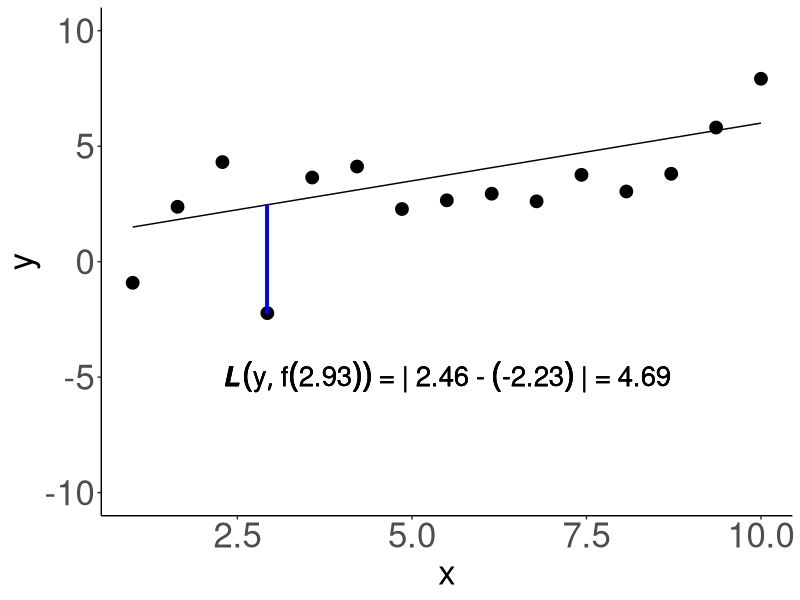
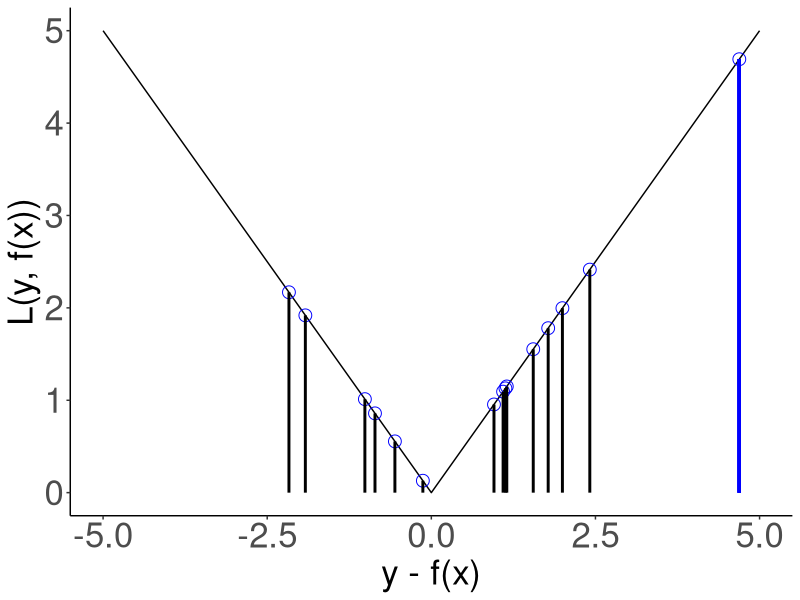
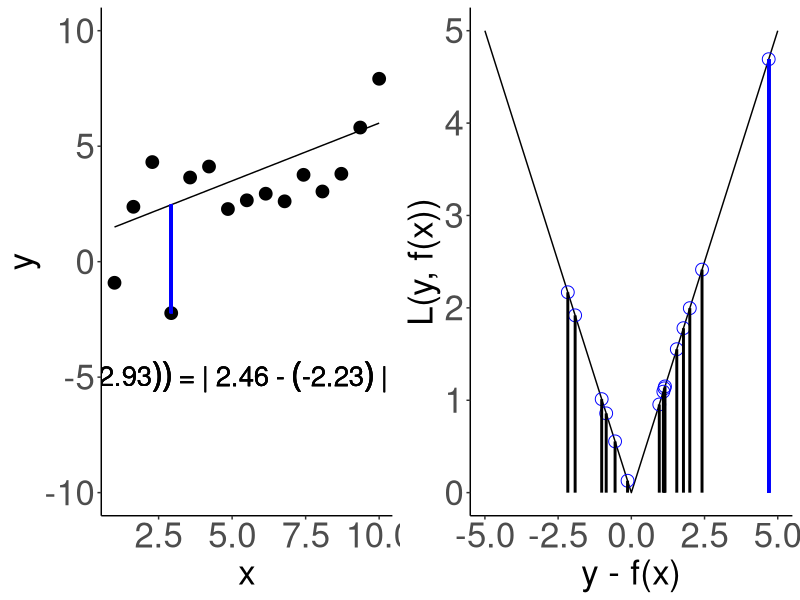

Reproduce these figures in R, in order.
##################################################################
####################Loss in a function ###########################
##################################################################
# Aim: show loss of a single observation

#######
#libraries
library(ggplot2)
library(gridExtra)
library(grid)

#######
# Create sample data
set.seed(1234)

#number of data points
n <- 15

# errors
sd <- 2
eps <- rnorm(n = n , mean = 0, sd = sd)

# x values
x <- seq (1,10,length.out = n)

#linear model 
b0 <- 1
b1 <- 0.5
y <- b0 + b1*x + eps


#####
#perfect model 
model_1 <- b0 + b1*x



 
data <- data.frame(x = x, y = y, model_1 = model_1) 

#calculation
example_oberservation <- 4
loss_example  <- abs(model_1[example_oberservation]-y[example_oberservation])

  
loss_plot <-   ggplot(data = data, mapping = aes(x = x, y=y)) +
    geom_point(size= 4) +
    geom_line (aes(x =x, y= model_1))+
    geom_segment(aes(x = x[example_oberservation], 
                       y = model_1[example_oberservation], 
                       xend = x[example_oberservation], 
                       yend = y[example_oberservation]),
                 colour = "blue", size = 1)+
    #geom_segment(aes(xend = x, yend = model), alpha = .2) +
    theme_classic() +
    ylim(c(-10,10))+
    annotate("text", x = 5.5, y = -5, label = bquote(bolditalic(L)(y,f(bold(.(round(x[example_oberservation],2)))))~"="~"|"~.(round(model_1[example_oberservation],2))~"-"~(.(round(y[example_oberservation],2)))~"|"~"="~.(round(loss_example,2))), size = 7) +
    theme(axis.text=element_text(size=25),
         axis.title=element_text(size=25))
  
    
  
loss_plot

##### residual plot


x_seq <- seq(-5,5,0.01)
loss_function <- abs(x_seq)
data_loss_function <- data.frame(x = x_seq, y = loss_function)


loss  <- abs(model_1-y)
residuals <- model_1 - y
data_residuals <- data.frame(residuals = residuals, loss = loss)

residual_plot <- ggplot(data = data_loss_function, mapping = aes(x = x, y = y))+
  geom_line() +
  geom_point(mapping = aes(x=residuals, y=loss), data = data_residuals, shape =1, size = 4, color = "blue")+
  xlim(-5,5) +
  theme_classic()+
  geom_segment(mapping = aes(x = residuals, 
                             y = loss, 
                             xend = residuals, 
                             yend = rep(0, n)),
               colour = "black", data = data_residuals, size= 1)  +
  geom_segment(mapping = aes(x = residuals[example_oberservation], 
                     y = loss[example_oberservation], 
                     xend = residuals[example_oberservation], 
                     yend = 0),
                 colour = "blue", data = data_residuals, size = 1)  +
  xlab ( "y - f(x)")+
  ylab ("L(y, f(x))") +
  theme(axis.text=element_text(size=25),
        axis.title=element_text(size=25))

residual_plot     
    
ggsave(filename = "figure/ml-basic_riskmin-1-loss.png", plot = gridExtra::grid.arrange(loss_plot, residual_plot , ncol = 2), width = 14, height = 5, units = "in")
